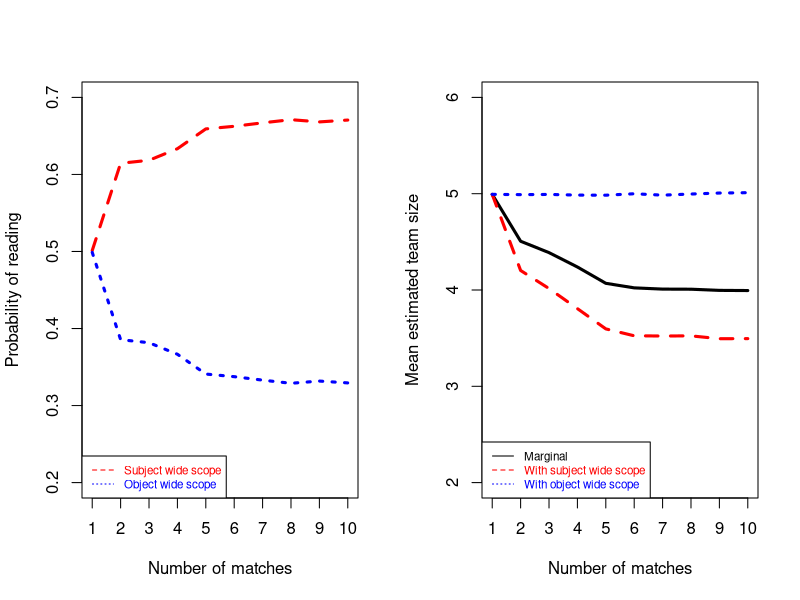

This figure's R source: (Note: this script raises an error after producing the figure.)
some = function(v) return(mean(v) > 0) # check at least one T in vector of booleans

#sim = function(players.per.team, matches.played, n.sims) {
sim.no.condition = function(n.sims) {
  num.accepted = 0
  counts = c(s=0, o=0)
  while (num.accepted < n.sims) {
    reading = sample(c('s', 'o'), 1)
    num.players = 12
  players.per.team = sample(1:6, 1)
  matches.played = sample(1:6, 1)
# from 2 teams to as many teams as possible given team size constraints
    players.in.matches = sapply(1:matches.played, FUN=function(i){return(sample(1:num.players, 2*players.per.team, replace=F))})
  sws.true = length(unique(as.vector(players.in.matches))) == num.players
  #  sws.true = length(unique(as.vector(players.in.matches))) > (num.players/2)

  ows.true = some(apply(players.in.matches, FUN=function(v){return(length(v) == num.players)}, MARGIN=2))
  #  ows.true = some(apply(players.in.matches, FUN=function(v){return(length(v) > num.players/2)}, MARGIN=2))
    if (reading == 's' && sws.true) {
      num.accepted = num.accepted + 1
      counts[1] = counts[1] + 1
    }
    if (reading == 'o' && ows.true) {
      num.accepted = num.accepted + 1
      counts[2] = counts[2] + 1
    }
  }
  return(counts)
}

no.condition = sim.no.condition(1000)

sim.fixing.n.matches = function(n.sims) {
  results = matrix(NA, nrow=(n.sims*10), ncol=3)
  rownames(results) = paste('sim', 1:(n.sims*10), sep='')
  colnames(results) = c('Reading', 'team.size', 'matches.played')
  for (matches.played in 1:10) {
    counter = (matches.played - 1) * n.sims
    num.accepted = 0
    while (num.accepted < n.sims) {
      reading = sample(c('s', 'o'), 1)
      num.players = 12
      players.per.team = sample(1:6, 1)
    # from 2 teams to as many teams as possible given team size constraints
      players.in.matches = sapply(1:matches.played, FUN=function(i){return(sample(1:num.players, 2*players.per.team, replace=F))})
    #  sws.true = length(unique(as.vector(players.in.matches))) == num.players
      sws.true = length(unique(as.vector(players.in.matches))) > (num.players/2)
    
    #  ows.true = some(apply(players.in.matches, FUN=function(v){return(length(v) == num.players)}, MARGIN=2))
      ows.true = some(apply(players.in.matches, FUN=function(v){return(length(v) > num.players/2)}, MARGIN=2))
      if (reading == 's' && sws.true) {
        num.accepted = num.accepted + 1
        results[counter + num.accepted,] = c('s', players.per.team, matches.played)
      }
      if (reading == 'o' && ows.true) {
        num.accepted = num.accepted + 1
        results[counter + num.accepted,] = c('o', players.per.team, matches.played)
      }
    }
  }
  results[,2] = as.numeric(results[,2])
  results[,3] = as.numeric(results[,3])
  return(results)
}

varying.matches = sim.fixing.n.matches(10000)
subj = rep(NA, 10)
obj = rep(NA, 10)
team.size = rep(NA, 10)
sws.team.size = rep(NA, 10)
ows.team.size = rep(NA, 10)
par(mfrow=c(1,2))
for (i in 1:10) {
  subj[i] = length(which(varying.matches[,1] == 's' & varying.matches[,3] == i))/length(which(varying.matches[,3] == i))
  obj[i] = length(which(varying.matches[,1] == 'o' & varying.matches[,3] == i))/length(which(varying.matches[,3] == i))
  team.size[i] = mean(as.numeric(varying.matches[which(varying.matches[,3]==i),2]))
  sws.team.size[i] = mean(as.numeric(varying.matches[which(varying.matches[,3]==i & varying.matches[,1]=='s'),2]))
  ows.team.size[i] = mean(as.numeric(varying.matches[which(varying.matches[,3]==i & varying.matches[,1]=='o'),2]))
}
par(mfrow=c(1,2))
plot(subj, type='l', col='red', ylim=c(.2,.7), xlab="Number of matches", ylab="Probability of reading", lwd=3, xaxt='n', lty=2)
axis(1, 1:10)
lines(obj, type='l', col='blue', lty=3, lwd=3)
legend('bottomleft', c("Subject wide scope", "Object wide scope"), text.col=c('red', 'blue'), lty=c(2,3), col=c('red', 'blue'), cex=.7)

plot(team.size, xaxt='n', col='black', ylim=c(2,6), xlab="Number of matches", ylab="Mean estimated team size", type='l', lwd=3)
axis(1, 1:10)
lines(sws.team.size, col='red', lty=2, lwd=3)
lines(ows.team.size, col='blue', lty=3, lwd=3)
legend('bottomleft', c("Marginal", "With subject wide scope", "With object wide scope"), text.col=c('black', 'red', 'blue'), lty=c(1,2,3), col=c('black', 'red', 'blue'), cex=.7)

# scalar implicature
num.matches = 3
players.per.team = 4
players = 1:12
# jane = 1
n.sims = 100000
played = sapply(1:n.sims, FUN=function(t){
		players = as.vector(sapply(1:num.matches, FUN=function(i){sample(players, size=players.per.team*2, replace=F)}))
		return(length(which(players==1)))
	})

par(mfrow=c(1,3))
prior = table(played)/n.sims
l0.probabilities.given.some = c(0, prior.prob[2:4]/sum(prior.prob[2:4]))
l0.probabilities.given.all = c(0, 0, 0, 1)
plot(prior, type='b', pch=19, col='black', lwd=3, xlab="Number of matches Jane played in", ylab="Probability according to literal listener", xlim=c(0,3), ylim=c(0,1), main="Literal listener")
lines(0:3, l0.probabilities.given.some, type='b', lty=2, lwd=3, col='red')
lines(0:3, l0.probabilities.given.all, type='b', lty=3, lwd=3, col='blue')
legend(x=0, y=.6, c('Prior', 'Some', "All"), lty=c(1,2,3), col=c('black','red', 'blue'), text.col=c('black','red', 'blue'), cex=2)

# S1 probs
norm = l0.probabilities.given.all[4]+l0.probabilities.given.some[4]
utt.some = c(1, 1, l0.probabilities.given.some[4]/norm)
utt.all = c(0, 0, l0.probabilities.given.all[4]/norm)
plot(1:3, utt.some, xaxt='n', type='b', xlim=c(0,3), pch=19, col='red', lwd=3, xlab="Number of matches Jane played in", ylab="Probability that speaker chooses utterance", ylim=c(0,1), main="Speaker")
axis(1, 0:3)
lines(utt.all, type='b', lty=2, lwd=3, col='blue')
legend(x=0, y=.6, c('Some', "All"), lty=c(1,2), col=c('red', 'blue'), text.col=c('red', 'blue'), cex=2)

#L1 probs
L1.posterior.some = prior * c(0,utt.some)
L1.posterior.some = L1.posterior.some/sum(L1.posterior.some)
L1.posterior.all = prior * c(0,utt.all)
L1.posterior.all = L1.posterior.all/sum(L1.posterior.all)
plot(prior, type='b', pch=19, col='black', lwd=3, xlab="Number of matches Jane played in", ylab="Probability according to reflective listener", xlim=c(0,3), ylim=c(0,1), main="Pragmatic listener")
#plot(0:3, L1.posterior.some, xaxt='n', type='b', pch=19, col='red', lwd=3, xlab="Number of matches Jane played in", ylab="Probability according to reflective listener", ylim=c(0,1), main="Pragmatic listener")
axis(1, 0:3)
lines(L1.posterior.some, type='b', lty=2, pch=19,lwd=3, col='red')
lines(L1.posterior.all, type='b', lty=3, pch=19,lwd=3, col='blue')
legend(x=0, y=.6,  c('Prior','Some', "All"), lty=c(1,2,3), col=c('black','red', 'blue'), text.col=c('black','red', 'blue'), cex=2)


utt.prob.given.3 = prior.prob[2:4]/sum(prior.prob[2:4])

barplot(matrix(c(
	0, 1, 1, 
)))


some.prob = c(0, 1, 1, x)
all.prob = c(0, 0, 0, y)
plot(some.prob, type='b', pch=11, col='blue')



